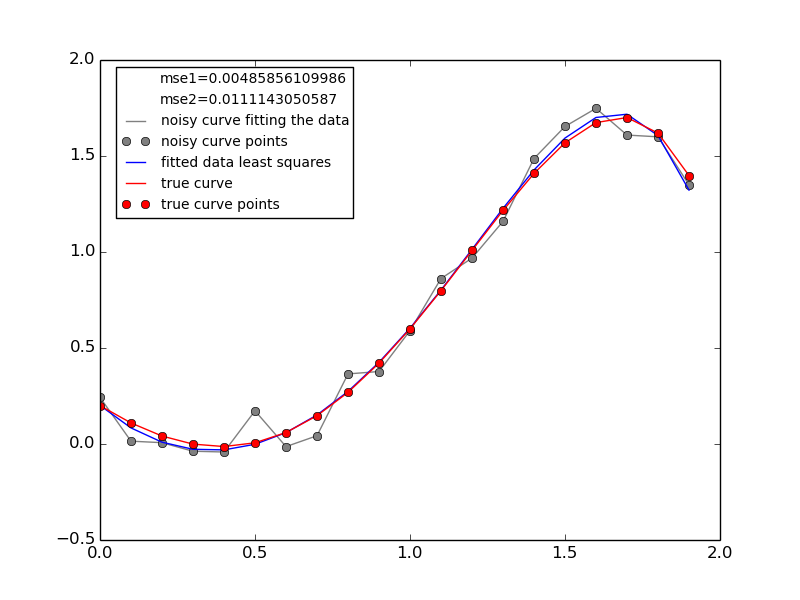

The Python source for this figure:
import numpy 
import matplotlib.pyplot as plt 
import random
 
def least_squares(X, Y):
    theta = numpy.dot(numpy.dot(numpy.linalg.inv(numpy.dot(numpy.transpose(X), X)), numpy.transpose(X)), Y) 
    return theta

def exercise11(N, test, mu, sigma_square, theta_0):
    #Generate N equidistant value points in the interval [0, N]
    N_points = numpy.arange(0, 2, 2/float(N))
    
    #create X using the N points in the interval [0, N]
    X = []
    for i in range(0, N):
        x = N_points[i]
        X.append([1, x, x**2, x**3, x**4, x**5])

    Y_true = numpy.dot(X, theta_0)

    #find Y by multiplying X with theta_0 and adding gaussian eta
    Y_0 = numpy.dot(X, theta_0) + numpy.random.normal(mu, sigma_square, X.__len__())

    #find the theta using least squares, that is find the regression line using the 20 points and Y
    theta = least_squares(X, Y_0)

    Y_least = numpy.dot(X, theta)

    #create a test set and correspondent Y
    X_test = []
    for i in range(0, test):
        x = random.choice(N_points)
        X_test.append([1, x, x**2, x**3, x**4, x**5])

    #find the Y_test
    Y_0_test = numpy.dot(X_test, theta_0) + numpy.random.normal(mu, sigma_square, X_test.__len__())
    Y_test = numpy.dot(X_test, theta)

    #find mean square error
    mse1 = sum((Y_0 - Y_least)**2)/20
    mse2 = sum((Y_test - Y_0_test)**2)/1000

    plt.plot(0,label='mse1='+str(mse1), color='white')
    plt.plot(0,label='mse2='+str(mse2), color='white')

    plt.plot(N_points, Y_0, label='noisy curve fitting the data', color='grey')
    plt.plot(N_points, Y_0, 'o', label='noisy curve points', color='grey')

    plt.plot(N_points, Y_least, label='fitted data least squares', color='blue')

    plt.plot(N_points, Y_true, label='true curve', color='red')
    plt.plot(N_points, Y_true, 'o', label='true curve points', color='red')


    plt.legend(bbox_to_anchor=(0.42, 1.0), fontsize='small')
    plt.savefig("exercise11", quality=99)
    plt.show()



exercise11(20, 1000, 0, 0.1, [0.2, -1, 0.9, 0.7, 0, -0.2])






